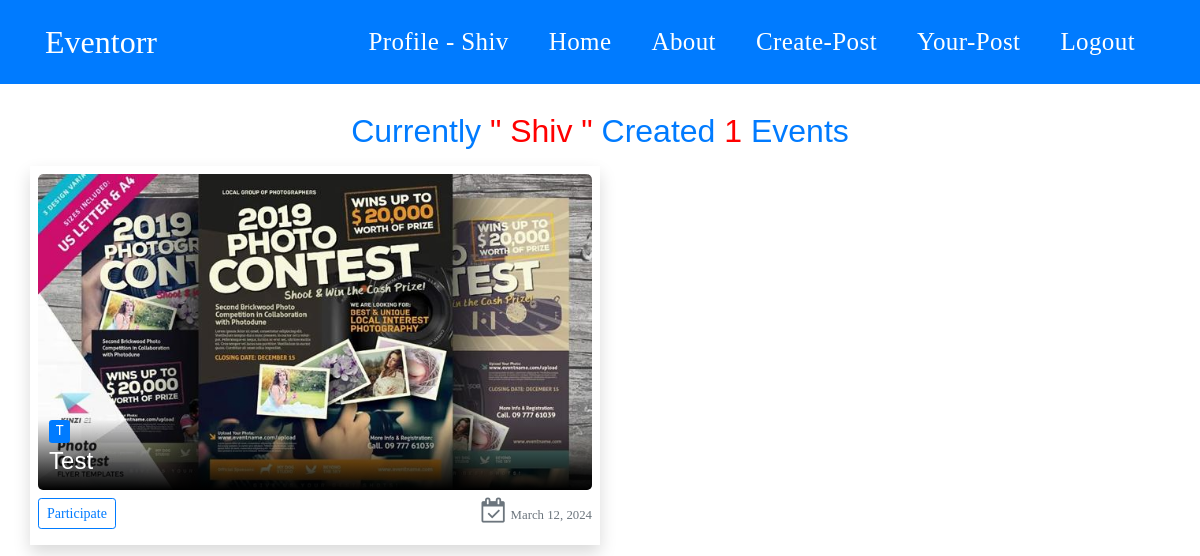
/user/Shiv/ (signed in), run on the app's committed database.
### event/models.py (models this page shows, shortened)
class Post(models.Model) :
    title = models.CharField(max_length=75)
    content = models.TextField()
    date_posted = models.DateTimeField(default=timezone.now)
    author = models.ForeignKey(User, on_delete=models.CASCADE)
    event_date = models.DateField(null=True, help_text='Date Is Present in MM-DD-YY format')
    event_poster_image = models.ImageField(default='defaults/defaults.png', upload_to='poster', help_text='Upload a 800 x 400 Image')
    district = models.ForeignKey(District, on_delete=models.PROTECT)
    max_seats = models.PositiveIntegerField()
    fake_post_report = models.ManyToManyField(User,blank=True,related_name='fake_post')
    event_type = models.CharField(max_length=20, help_text='eg. Programming, Working, Dance, etc.')
    college_url = models.URLField(null=True, blank=True, help_text='eg. Pastes Event URL If Want')

### event/views.py (the view)
# urls.py: path('user/<str:username>/', UserPostListView.as_view(), name='user-posts'),
class UserPostListView(LoginRequiredMixin,ListView) :
    model = Post
    template_name = 'event/user_posts.html'
    context_object_name = 'posts'
    ordering = ['event_date']
    paginate_by = 4
    def get_queryset(self):
        user = get_object_or_404(User, username=self.kwargs.get('username'))
        return Post.objects.filter(Q(author__exact=user) & Q(event_date__gte=timezone.now())).order_by('event_date')

### event/models.py (called while the page is built)
    def __str__(self):
        return f'{self.district}'

### event/templates/event/user_posts.html (shortened to what this page needs)
{% extends 'event/base.html' %}
{% block content %}
<h2 class="text-center text-primary mb-3">Currently <span class="red">" {{ view.kwargs.username }} "</span> Created <span class="red">{{page_obj.paginator.count}}   {{post.max_seats}}  </span>  Events </h2>
<div class="container home">
{% load static %}
<div class="row">
      {% for post in posts %}
      <div class="col-12 col-lg-6 col-md-6 shadow p-2 my-auto">
            <div class="event_content_touch mb-2">
                  <div class="blog-header">
                        <img src="{{post.event_poster_image.url}}" class="img-fluid" alt="">
                        <div class="blog-header-info">
                              <kbd class="bg-primary">{{post.event_type}}</kbd>
                              <h3><a href="{% url 'post-detail' post.id %}">{{post.title}}</a></h3>
                        </div>
                  </div>
                  <div class="pt-2 d-flex justify-content-between event-profile-font">
                        <div>
                              <a href="{% url 'form_creation' post.id %}" class="btn btn-outline-primary btn-sm">Participate</a>
                        </div>
                        <div class="text-muted outer-content-touch">
                            <small><i class="fa fa-calendar-check-o mr-1"></i>{{post.event_date|date:'F d, Y'}}</small>
                        </div>
                  </div>
            </div>
        </div>
        {% endfor %}
    </div>
</div>
{% endblock %}
{% load static %}

### event/templates/event/base.html (shortened to what this page needs)
{% load static %}
<!DOCTYPE html>
<html lang="en">
<head>
    <link rel="stylesheet" href="{% static 'event/css/bootstrap.min.css' %}" type="text/css">
    <link rel="stylesheet" href="{% static 'event/css/event-main.css' %}" type="text/css">
    <link rel="stylesheet" href="{% static 'event/css/font-awesome.min.css' %}" type="text/css">
 </head>
<body>
  <nav class="navbar navbar-expand-lg navbar-dark bg-primary fixed-top brand-gradient">
        <div class="container">
              <a class="navbar-brand heading" href="{% url 'event-home' %}">Eventorr</a>
              <div class="collapse navbar-collapse" id="navbarResponsive">
                    <ul class="navbar-nav ml-auto">
                 {% if user.is_authenticated %}
                           <li class="nav-item ">
                                 <a class="nav-link word-break" href="{% url 'profile' %}">Profile - {{user.username}}</a>
                          </li>
                    {% endif %}
                          <li class="nav-item">
                                 <a class="nav-link" href="{%url 'event-home' %}">Home</a>
                          </li>
                          <li class="nav-item">
                                 <a class="nav-link" href="{% url 'event-about' %}">About</a>
                          </li>
                  {% if user.is_authenticated %}
                          <li class="nav-item">
                                 <a class="nav-link" href="{% url 'post-create' %}">Create-Post</a>
                          </li>
                          <li class="nav-item">
                                 <a class="nav-link" href="{% url 'user-posts' user.username %}">Your-Post</a>
                          </li>
                          <li class="nav-item">
                                 <a class="nav-link" href="{% url 'logout' %}">Logout</a>
                          </li>
                    {% endif %}
                    </ul>
              </div>
        </div>
  </nav>
     <section class="blog section-padding pb-3">
          {% block content %}
          {% endblock content %}
     </section>
 </body>
</html>

### event/static/event/css/event-main.css (style rules this page uses)
:root { --primary-color:#057a8d;--secondary-color:#fff;--white-color:#ffffff;--dark-color:#171819;--project-bg:#f0f8ff;--menu-bg:#0c8195;--title-color:#15141a;--gray-color:#909090;--link-color:#404040;--p-color:#666262;--base-font-family:'Plain-Regular',sans-serif;--title-font-family:'Plain-Regular',sans-serif;--font-bold-family:'Plain-Bold',sans-serif;--font-weight-bold:bold;--h1-font-size:42px;--h2-font-size:32px;--h3-font-size:24px;--p-font-size:18px;--base-font-size:16px;--menu-font-size:14px;--border-radius-large:100px;--border-radius-small:5px }
body { font-family:var(--base-font-family) }
h1,h3 { font-family:var(--title-font-family);line-height:inherit }
h2 { font-size:var(--h2-font-size);font-weight:100 }
h3 { font-size:var(--h3-font-size);font-weight:100;margin-bottom:0 }
* { -webkit-box-sizing:border-box;-moz-box-sizing:border-box;box-sizing:border-box }
::after,::before { -webkit-box-sizing:border-box;-moz-box-sizing:border-box;box-sizing:border-box }
a { font-weight:400;text-decoration:none }
.section-padding { padding:7em 0 }
.navbar { background:var(--menu-bg);z-index:2;top:0;right:0;left:0;padding:.5em }
.navbar-brand { color:var(--white-color);font-size:var(--h2-font-size) }
.nav-link { color:var(--white-color);font-size:var(--menu-font-size);letter-spacing:.4px;margin:0 1.6em;padding:.6em }
.navbar-expand-lg .navbar-nav .nav-link { padding-right:0;padding-left:0 }
.blog-header { border-radius:var(--border-radius-small);position:relative;overflow:hidden }
.blog-header img { border-radius:var(--border-radius-small) }
.blog-header-info { background:linear-gradient(transparent,#000);position:absolute;right:0;left:0;bottom:0;padding-left:2%;padding-bottom:2% }
.blog-header-info h3 { max-width:90% }
.blog-header-info a { color:var(--white-color) }
nav a { color:#fff!important }
.heading { font-family:Mistral }
#navbarResponsive li a { font-size:25px;font-family:Mistral;margin:0 20px }
.word-break { word-break:break-all; }
.red { color: red }
.content_event i,.detail i,.outer-content-touch i { font-size:25px }
.event-profile-font { font-family:Comic Sans Ms }

### data on the page
Post: event_poster_image (picture), event_type "T", title "Test", event_date "March 12, 2024"

### other printed values
{{ user.username }} "Shiv"
{{ view.kwargs.username }} "Shiv"
{{ page_obj.paginator.count }} "1"
